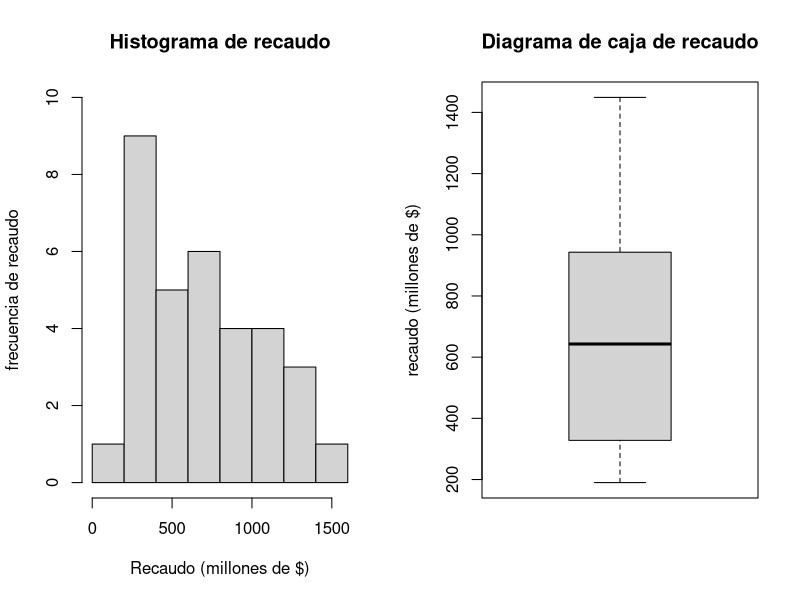
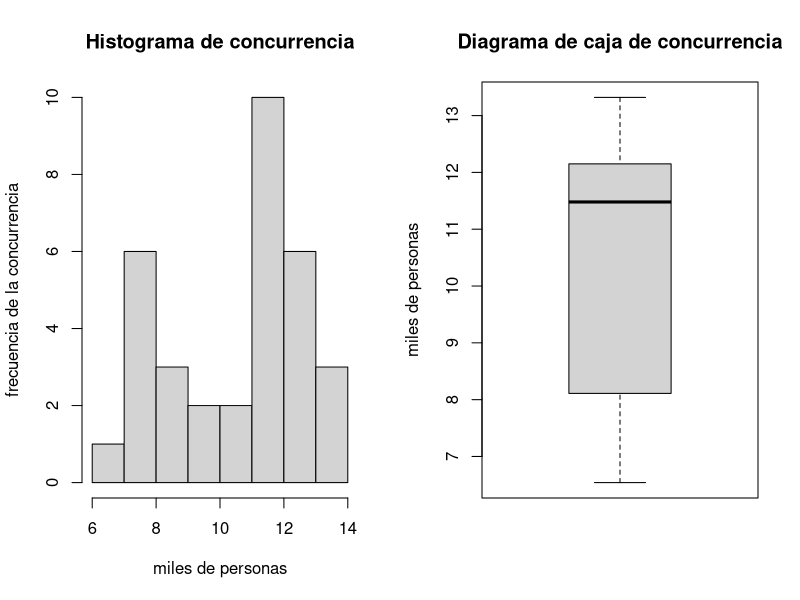
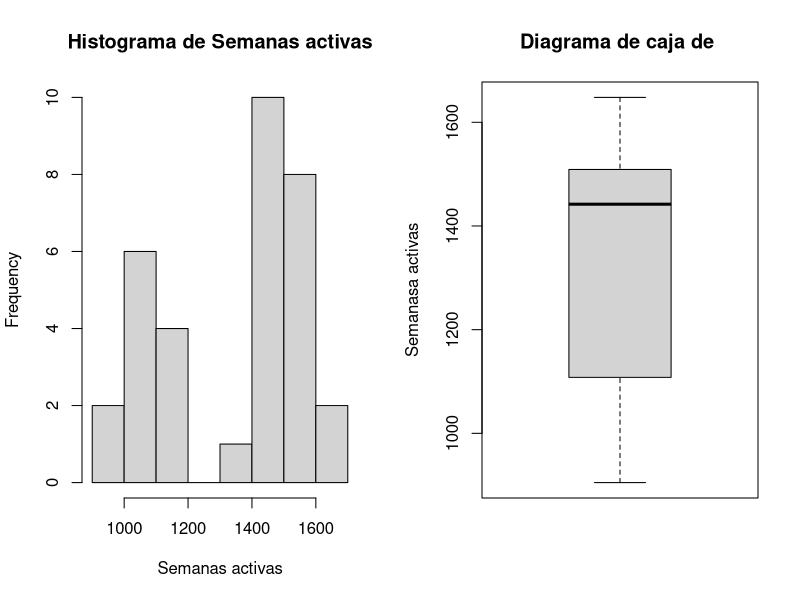
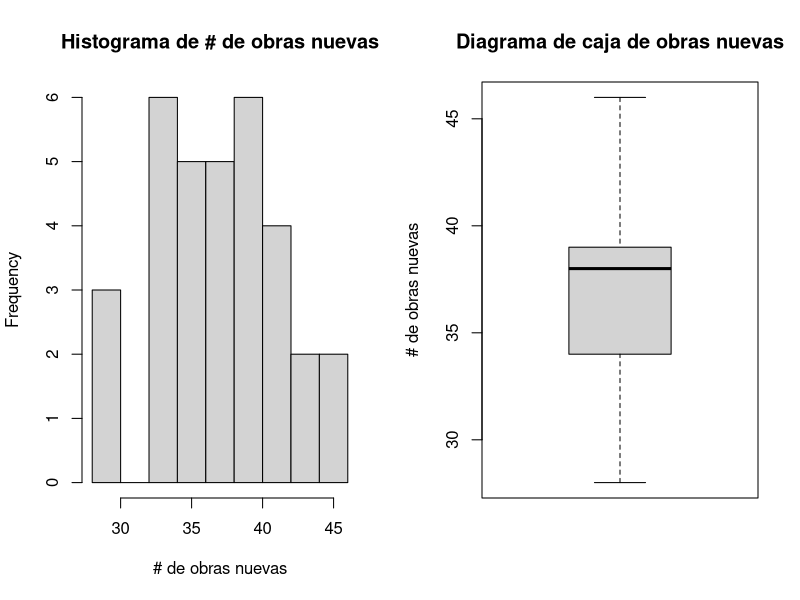
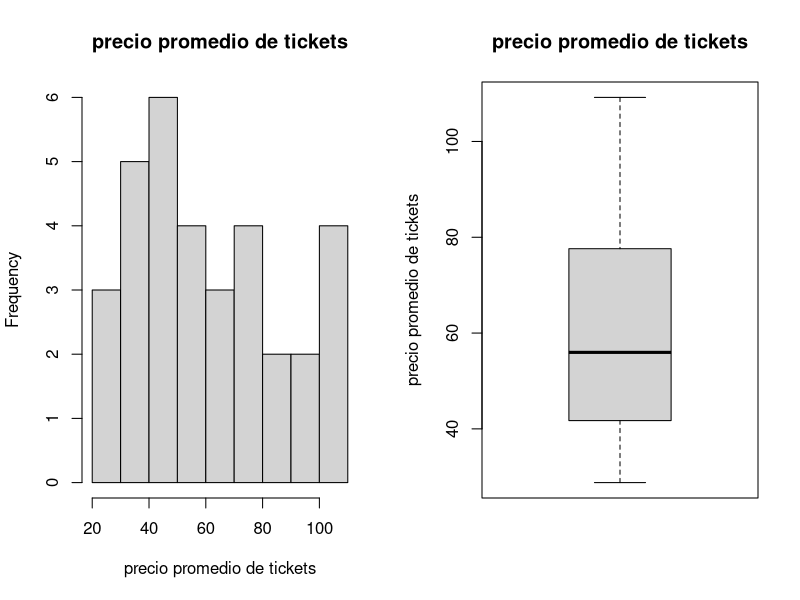
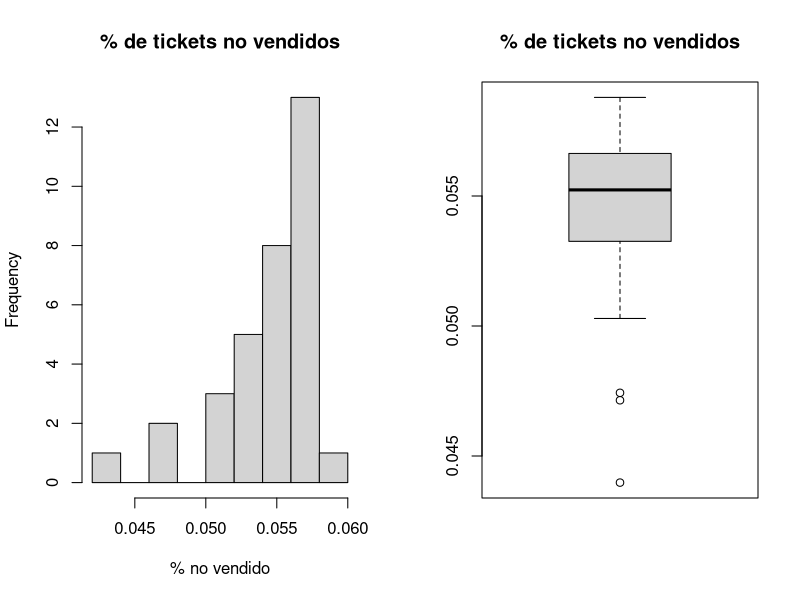
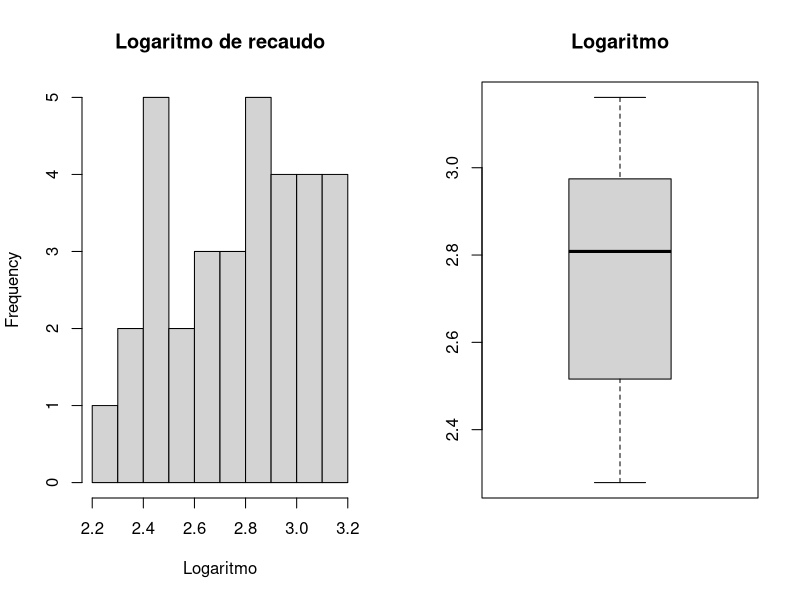
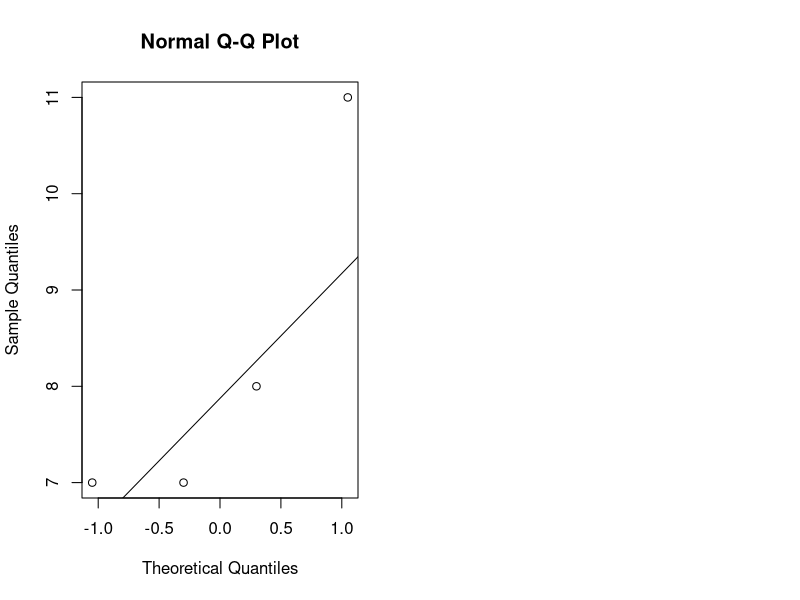

Reproduce these figures in R, in order.
## ---- chunk 1
knitr::opts_chunk$set(echo = TRUE)
## ---- chunk 2
project_data <- read.delim("broadway-shows.txt")
str(project_data)
## ---- chunk 3
var(project_data$Gross..M.)
sd(project_data$Gross..M.)
## ---- chunk 4
summary(project_data$Gross..M.)
## ---- chunk 5
par(mfrow= c(1,2))
recaudo_hist <- hist(project_data$Gross..M.,main="Histograma de recaudo",xlab="Recaudo (millones de $)",ylab="frecuencia de recaudo",ylim = c(0,10),breaks=6)
recaudo_bp <- boxplot(project_data$Gross..M.,main="Diagrama de caja de recaudo",ylab="recaudo (millones de $)")
## ---- chunk 6
 var(project_data$Attendance)
 sd(project_data$Attendance)
## ---- chunk 7
summary(project_data$Attendance)
## ---- chunk 8
par(mfrow= c(1,2))
recaudo_hist <- hist(project_data$Attendance,main="Histograma de concurrencia",xlab="miles de personas",ylab="frecuencia de la concurrencia")
recaudo_bp <- boxplot(project_data$Attendance,main="Diagrama de caja de concurrencia",ylab="miles de personas")
## ---- chunk 9
var(project_data$Playing.weeks)
sd(project_data$Playing.weeks)
## ---- chunk 10
summary(project_data$Playing.weeks) 
## ---- chunk 11
par(mfrow= c(1,2))
recaudo_hist <- hist(project_data$Playing.weeks,main="Histograma de Semanas activas",xlab="Semanas activas")
recaudo_bp <- boxplot(project_data$Playing.weeks,main="Diagrama de caja de ",ylab="Semanasa activas")
## ---- chunk 12
var(project_data$New.Productions)
sd(project_data$New.Productions)
## ---- chunk 13
summary(project_data$New.Productions)
## ---- chunk 14
par(mfrow= c(1,2))
recaudo_hist <- hist(project_data$New.Productions,main="Histograma de # de obras nuevas",xlab="# de obras nuevas")
recaudo_bp <- boxplot(project_data$New.Productions,main="Diagrama de caja de obras nuevas",ylab="# de obras nuevas")
## ---- chunk 15
var(project_data$Mean.ticket)
sd(project_data$Mean.ticket)
## ---- chunk 16
summary(project_data$Mean.ticket)
## ---- chunk 17
par(mfrow= c(1,2))
recaudo_hist <- hist(project_data$Mean.ticket,main="precio promedio de tickets",xlab="precio promedio de tickets")
recaudo_bp <- boxplot(project_data$Mean.ticket,main="precio promedio de tickets",ylab="precio promedio de tickets")
## ---- chunk 18
var(project_data$Pct.sold)
sd(project_data$Pct.sold)
## ---- chunk 19
summary(project_data$Pct.sold)
## ---- chunk 20
par(mfrow= c(1,2))
recaudo_hist <- hist(project_data$Pct.sold,main="% de tickets no vendidos",xlab="% no vendido")
recaudo_bp <- boxplot(project_data$Pct.sold,main="% de tickets no vendidos")
## ---- chunk 21
var(project_data$LogGross)
sd(project_data$LogGross)
## ---- chunk 22
summary(project_data$LogGross)
## ---- chunk 23
par(mfrow= c(1,2))
recaudo_hist <- hist(project_data$LogGross,main="Logaritmo de recaudo",xlab="Logaritmo")
recaudo_bp <- boxplot(project_data$LogGross,main="Logaritmo")
## ---- chunk 24
t.test(project_data$Gross..M., conf.level = 0.97)$conf.int
## ---- chunk 25
t.test(project_data$Attendance, conf.level = 0.97)$conf.int
## ---- chunk 26
t.test(project_data$Playing.weeks, conf.level = 0.97)$conf.int
## ---- chunk 27
t.test(project_data$New.Productions, conf.level = 0.97)$conf.int
## ---- chunk 28
t.test(project_data$Mean.ticket, conf.level = 0.97)$conf.int
## ---- chunk 29
t.test(project_data$Pct.sold, conf.level = 0.97)$conf.int
## ---- chunk 30
t.test(project_data$LogGross, conf.level = 0.97)$conf.int
## ---- chunk 31
act_mean <- mean(project_data$New.Productions)
act_sd   <- sd(project_data$New.Productions)

act_mean
act_sd
## ---- chunk 32
test_estimator <- (act_mean - 40)/act_sd
test_estimator
## ---- chunk 33
alpha <- qnorm(0.05)

alpha
## ---- chunk 34
p_val <- t.test(project_data$New.Productions,mu=40,alternative="less")
p_val
## ---- chunk 35
gross_hist <- hist(project_data$Gross..M.,plot=F,breaks=seq(0,1500,300))
gross_hist
## ---- chunk 36
gross_freqs <- c(8,7,7,11)
gross_mids  <- c(150,450,750,1200)
n <- sum( gross_freqs )

## ---- chunk 37
qqnorm(gross_freqs)
qqline(gross_freqs)
## ---- chunk 38
gross_grouped_mean <- sum(gross_freqs * gross_mids)/n

rep_mean <- rep(gross_grouped_mean,4)
gross_grouped_var   <- (sum(gross_freqs - rep_mean)^2)/(n-1)

gross_grouped_sd    <- sqrt(gross_grouped_var)

gross_grouped_mean
gross_grouped_sd
## ---- chunk 39
p1 <- pnorm(c(0,300,600,900),gross_grouped_mean,gross_grouped_sd)
p2 <- pnorm(c(300,600,900,1500),gross_grouped_mean,gross_grouped_sd)
class_probs <- p2-p1
class_probs
## ---- chunk 40
est_chisq <- sum( (gross_freqs - n*class_probs)^2/(n*class_probs) )
chisq_alpha <- qchisq(0.95,2)

est_chisq
chisq_alpha
